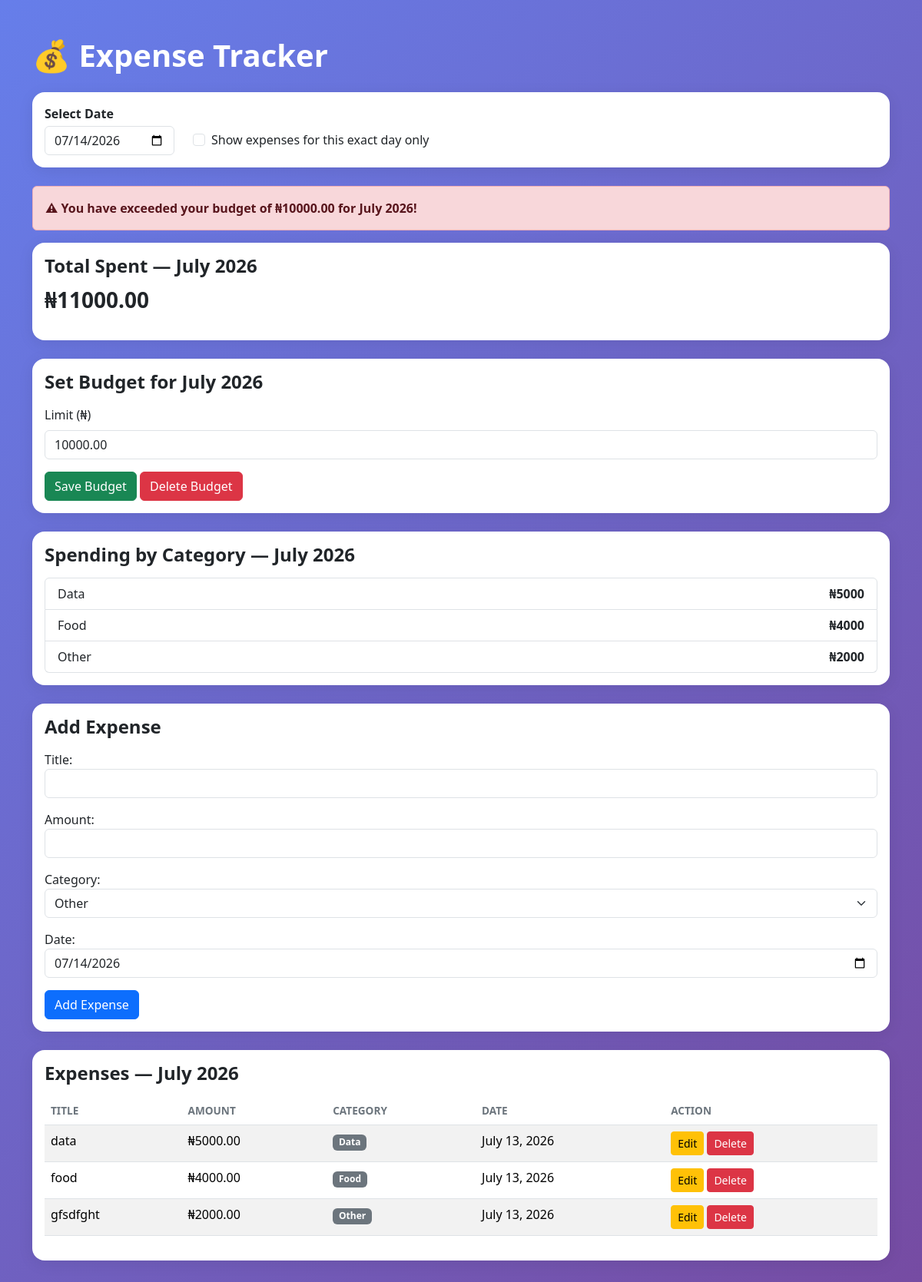
The page / on the database its author committed.
### core/models.py (models this page shows, shortened)
class Budget(models.Model):
    month = models.CharField(max_length=20, unique=True)
    limit = models.DecimalField(max_digits=10, decimal_places=2)

class Expense(models.Model):
    CATEGORY_CHOICES = [
        ('food', 'Food'),
        ('transport', 'Transport'),
        ('data', 'Data/Airtime'),
        ('other', 'Other'),
    ]
    title = models.CharField(max_length=200)
    amount = models.DecimalField(max_digits=10, decimal_places=2)
    category = models.CharField(max_length=20, choices=CATEGORY_CHOICES, default='other')
    date = models.DateField(default=timezone.localdate)

### core/views.py (the view, shortened to what this page needs)
# urls.py: path('', views.home, name='home'),
def home(request):
    today = timezone.now().date()
    date_str = request.GET.get('date', today.isoformat())
    day_only = request.GET.get('day_only') == 'on'
    try:
        selected_date = datetime.datetime.strptime(date_str, "%Y-%m-%d").date()
    except ValueError:
        selected_date = today
        date_str = today.isoformat()
    selected_month = selected_date.strftime("%B %Y")
    budget = Budget.objects.filter(month=selected_month).first()
    form = ExpenseForm(initial={'date': selected_date})
    budget_form = BudgetForm(instance=budget)
    month_expenses = Expense.objects.filter(
        date__month=selected_date.month,
        date__year=selected_date.year
    )
    total = sum(e.amount for e in month_expenses)
    over_budget = bool(budget and total > budget.limit)
    category_totals = (
        month_expenses.values('category')
        .annotate(total=Sum('amount'))
        .order_by('-total')
    )
    expenses = month_expenses.filter(date=selected_date) if day_only else month_expenses
    context = {
        'expenses': expenses,
        'total': total,
        'budget': budget,
        'over_budget': over_budget,
        'category_totals': category_totals,
        'form': form,
        'budget_form': budget_form,
        'current_month': selected_month,
        'selected_date': date_str,
        'day_only': day_only,
    }
    return render(request, 'core/home.html', context)

### core/forms.py
class ExpenseForm(forms.ModelForm):
    class Meta:
        model = Expense
        fields = ['title', 'amount', 'category', 'date']
        widgets = {
            'title': forms.TextInput(attrs={'class': 'form-control'}),
            'amount': forms.NumberInput(attrs={'class': 'form-control'}),
            'category': forms.Select(attrs={'class': 'form-select'}),
            'date': forms.DateInput(attrs={'class': 'form-control', 'type': 'date'}),
        }

class BudgetForm(forms.ModelForm):
    class Meta:
        model = Budget
        fields = ['limit']
        widgets = {
            'limit': forms.NumberInput(attrs={'class': 'form-control'}),
        }

### core/templates/core/home.html (shortened to what this page needs)
<!DOCTYPE html>
<html lang="en">
<head>
    <link href="https://cdn.jsdelivr.net/npm/bootstrap@5.3.3/dist/css/bootstrap.min.css" rel="stylesheet">
    <link href="https://cdn.jsdelivr.net/npm/bootstrap-icons@1.11.3/font/bootstrap-icons.css" rel="stylesheet">
</head>
<body>
<div class="container py-5">
    <h1 class="mb-4">💰 Expense Tracker</h1>
    <div class="card mb-4">
        <div class="card-body">
            <form method="GET" class="d-flex align-items-end gap-4 flex-wrap">
                <div>
                    <label class="form-label mb-1 fw-bold">Select Date</label>
                    <input type="date" name="date" value="{{ selected_date }}" class="form-control" onchange="this.form.submit()">
                </div>
                <div class="form-check mb-2">
                    <input class="form-check-input" type="checkbox" name="day_only" id="day_only" onchange="this.form.submit()" {% if day_only %}checked{% endif %}>
                    <label class="form-check-label" for="day_only">
                        Show expenses for this exact day only
                    </label>
                </div>
            </form>
        </div>
    </div>
    {% if over_budget %}
    <div class="alert alert-danger fw-bold">
        ⚠ You have exceeded your budget of ₦{{ budget.limit }} for {{ current_month }}!
    </div>
    {% endif %}
    <div class="card mb-4">
        <div class="card-body">
            <h4 class="card-title">Total Spent — {{ current_month }}</h4>
            <p class="fs-3 fw-bold">₦{{ total }}</p>
        </div>
    </div>
    <div class="card mb-4">
        <div class="card-body">
            <h4 class="card-title mb-3">Set Budget for {{ current_month }}</h4>
            <form method="POST">
                <div class="mb-3">
                    <label class="form-label">Limit (₦)</label>
                    {{ budget_form.limit }}
                </div>
                <button type="submit" name="set_budget" class="btn btn-success">Save Budget</button>
                {% if budget %}
                <a href="{% url 'delete_budget' budget.pk %}" class="btn btn-danger">Delete Budget</a>
                {% endif %}
            </form>
        </div>
    </div>
    <div class="card mb-4">
        <div class="card-body">
            <h4 class="card-title mb-3">Spending by Category — {{ current_month }}</h4>
            <ul class="list-group">
                {% for cat in category_totals %}
                <li class="list-group-item d-flex justify-content-between">
                    <span class="text-capitalize">{{ cat.category }}</span>
                    <span class="fw-bold">₦{{ cat.total }}</span>
                </li>
                {% empty %}
                <li class="list-group-item text-muted">No expenses for this month.</li>
                {% endfor %}
            </ul>
        </div>
    </div>
    <div class="card mb-4">
        <div class="card-body">
            <h4 class="card-title mb-3">Add Expense</h4>
            <form method="POST">
                {{ form.as_p }}
                <button type="submit" name="add_expense" class="btn btn-primary">Add Expense</button>
            </form>
        </div>
    </div>
    <div class="card">
        <div class="card-body">
            <h4 class="card-title mb-3">
                Expenses — {% if day_only %}{{ selected_date }}{% else %}{{ current_month }}{% endif %}
            </h4>
            <table class="table table-striped">
                <thead>
                    <tr><th>Title</th><th>Amount</th><th>Category</th><th>Date</th><th>Action</th></tr>
                </thead>
                <tbody>
                    {% for expense in expenses %}
                    <tr>
                        <td>{{ expense.title }}</td>
                        <td>₦{{ expense.amount }}</td>
                        <td><span class="badge bg-secondary text-capitalize">{{ expense.category }}</span></td>
                        <td>{{ expense.date }}</td>
                        <td>
                            <a href="{% url 'edit_expense' expense.pk %}" class="btn btn-sm btn-warning">Edit</a>
                            <a href="{% url 'delete_expense' expense.pk %}" class="btn btn-sm btn-danger">Delete</a>
                        </td>
                    </tr>
                    {% empty %}
                    <tr><td colspan="5" class="text-muted">No expenses to show.</td></tr>
                    {% endfor %}
                </tbody>
            </table>
        </div>
    </div>
</div>
</body>
</html>

### core/templates/core/home.html (style rules this page uses)
body { background: linear-gradient(135deg, #667eea 0%, #764ba2 100%); min-height: 100vh; }
.card { border: none; border-radius: 16px; box-shadow: 0 4px 20px rgba(0,0,0,0.08); }
.card-title { font-weight: 600; }
h1 { color: white !important; font-weight: 700; }
.table th { border-top: none; color: #6c757d; font-size: 0.85rem; text-transform: uppercase; }

### rows shown on the page
Budget: limit "10000.00", month "July 2026"
Expense: category "Data", total "5000", title "data", amount "5000.00", date "July 13, 2026"
Expense: category "Food", total "4000", title "food", amount "4000.00", date "July 13, 2026"
Expense: category "Other", total "2000", title "gfsdfght", amount "2000.00", date "July 13, 2026"

### other values the page prints
{{ total }} "11000.00"
